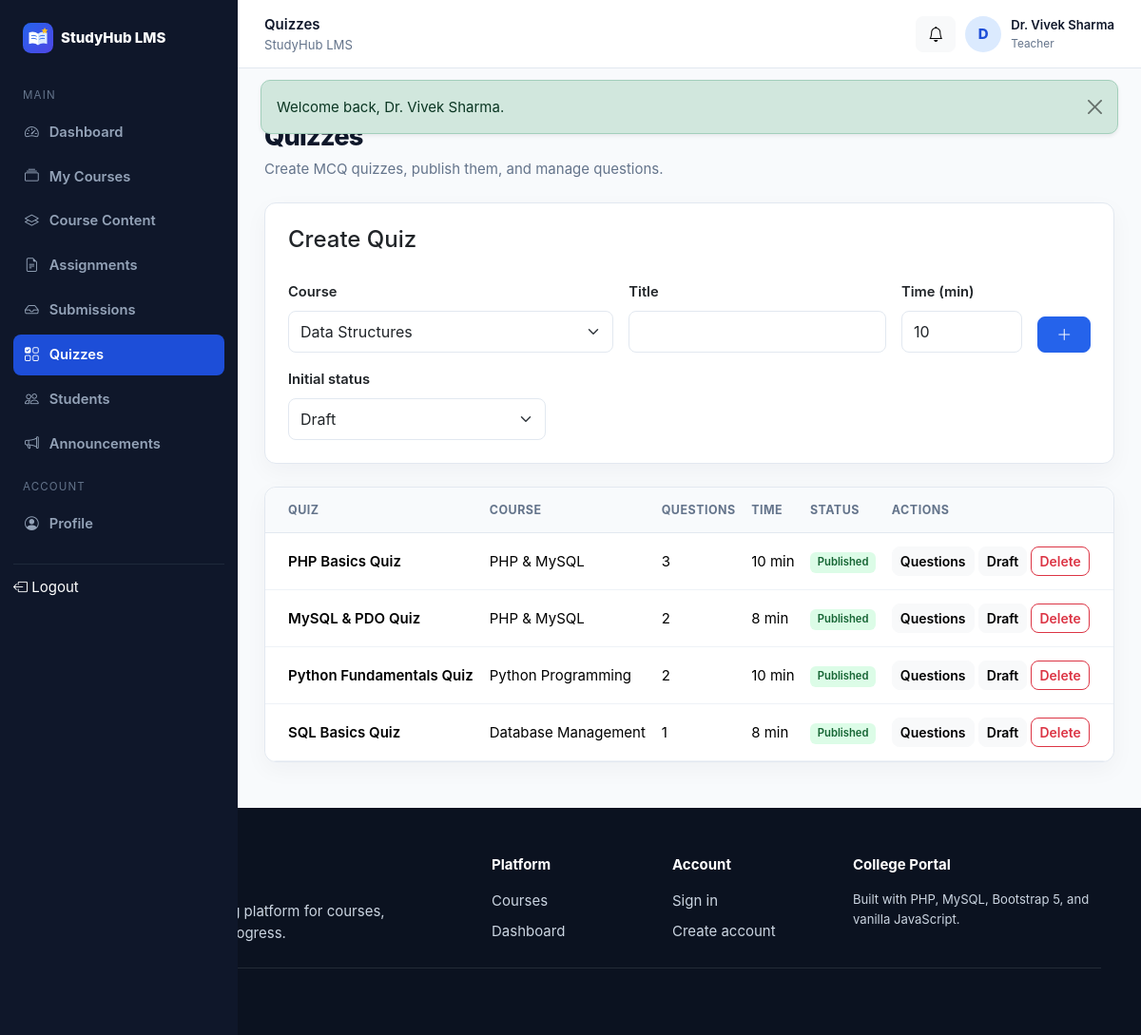
/teacher/quizzes.php (signed in), run on the app's committed database.
### tables this page shows
CREATE TABLE users (
  id INT UNSIGNED AUTO_INCREMENT PRIMARY KEY,
    
  full_name VARCHAR(120) NOT NULL,
    
  email VARCHAR(190) NOT NULL UNIQUE,
    
  password_hash VARCHAR(255) NOT NULL,
    
  role ENUM('admin',
    'teacher',
    'student') NOT NULL DEFAULT 'student',
    
  status ENUM('active',
    'inactive',
    'pending') NOT NULL DEFAULT 'active',
    
  enrollment_no VARCHAR(50) NULL UNIQUE,
    
  department VARCHAR(120) NULL,
    
  semester TINYINT UNSIGNED NULL,
    
  phone VARCHAR(20) NULL,
    
  bio TEXT NULL,
    
  avatar VARCHAR(255) NULL,
    
  created_at TIMESTAMP DEFAULT CURRENT_TIMESTAMP,
    
  updated_at TIMESTAMP DEFAULT CURRENT_TIMESTAMP ON
UPDATE CURRENT_TIMESTAMP
);

CREATE TABLE quizzes (
  id INT UNSIGNED AUTO_INCREMENT PRIMARY KEY,
    
  course_id INT UNSIGNED NOT NULL,
    
  title VARCHAR(180) NOT NULL,
    
  time_limit_minutes INT DEFAULT 10,
    
  status ENUM('draft',
    'published') DEFAULT 'draft',
    
  created_at TIMESTAMP DEFAULT CURRENT_TIMESTAMP,
    
  CONSTRAINT fk_quizzes_course FOREIGN KEY (course_id) REFERENCES courses(id) ON DELETE CASCADE
);

CREATE TABLE courses (
  id INT UNSIGNED AUTO_INCREMENT PRIMARY KEY,
    
  teacher_id INT UNSIGNED NOT NULL,
    
  category_id INT UNSIGNED NULL,
    
  title VARCHAR(180) NOT NULL,
    
  short_description VARCHAR(255) NULL,
    
  description TEXT NULL,
    
  thumbnail VARCHAR(255) NULL,
    
  level ENUM('Beginner',
    'Intermediate',
    'Advanced') DEFAULT 'Beginner',
    
  duration_hours DECIMAL(5,
    1) DEFAULT 0,
    
  status ENUM('draft',
    'published',
    'pending') DEFAULT 'draft',
    
  created_at TIMESTAMP DEFAULT CURRENT_TIMESTAMP,
    
  updated_at TIMESTAMP DEFAULT CURRENT_TIMESTAMP ON
UPDATE CURRENT_TIMESTAMP,
    
  CONSTRAINT fk_courses_teacher FOREIGN KEY (teacher_id) REFERENCES users(id) ON DELETE CASCADE,
    
  CONSTRAINT fk_courses_category FOREIGN KEY (category_id) REFERENCES categories(id) ON DELETE
SET NULL,
    
  INDEX idx_courses_status(status),
    INDEX idx_courses_teacher(teacher_id)
);

### teacher/quizzes.php (the view, shortened to what this page needs)
<?php
$pageTitle='Quizzes';
require_once __DIR__.'/../includes/auth.php';
require_role('teacher');
require_once __DIR__.'/../includes/ui.php';
$teacherId=(int)user()['id'];
$cq=$pdo->prepare('SELECT id,title FROM courses WHERE teacher_id=? ORDER BY title');
$cq->execute([$teacherId]);
$courses=$cq->fetchAll();
$st=$pdo->prepare('SELECT q.*,c.title course_title,(SELECT COUNT(*) FROM questions x WHERE x.quiz_id=q.id) question_count FROM quizzes q JOIN courses c ON c.id=q.course_id WHERE c.teacher_id=? ORDER BY q.created_at DESC');
$st->execute([$teacherId]);
$rows=$st->fetchAll();
include __DIR__.'/../includes/app_start.php';
?>
<div class="page-header">
<div>
<div class="section-kicker mb-2">Assessment tools</div>
<h1>Quizzes</h1>
<p>Create MCQ quizzes, publish them, and manage questions.</p>
</div>
</div>
?><div class="card p-4 mb-4">
<h4>Create Quiz</h4>
<form method="post" class="row g-3 mt-1"><?=csrf_input()?><input type="hidden" name="action" value="save">
<div class="col-md-5">
<label class="form-label">Course</label>
<select name="course_id" class="form-select" required>
<?php
foreach($courses as $c):?><option value="<?=$c['id']?>"><?=e($c['title'])?></option>
<?php
endforeach;
?></select>
</div>
<div class="col-md-4">
<label class="form-label">Title</label>
<input name="title" class="form-control" required>
</div>
<div class="col-md-2">
<label class="form-label">Time (min)</label>
<input name="time_limit_minutes" type="number" min="1" class="form-control" value="10">
</div>
<div class="col-md-1 d-flex align-items-end">
<button class="btn btn-primary w-100">
<i class="bi bi-plus-lg">
</i>
</button>
</div>
<div class="col-md-4">
<label class="form-label">Initial status</label>
<select name="status" class="form-select">
<option value="draft">Draft</option>
</select>
</div>
</form>
</div>
<div class="card p-0 overflow-hidden">
<div class="table-responsive border-0">
<table class="table">
<thead>
<tr>
<th class="ps-4">Quiz</th>
<th>Course</th>
<th>Questions</th>
<th>Time</th>
<th>Status</th>
<th class="pe-4">Actions</th>
</tr>
</thead>
<tbody>
<?php
foreach($rows as $r):?><tr>
<td class="ps-4 fw-semibold"><?=e($r['title'])?></td>
<td><?=e($r['course_title'])?></td>
<td><?=e($r['question_count'])?></td>
<td><?=e($r['time_limit_minutes'])?> min</td>
<td><?=badgeSoft(ucfirst($r['status']),$r['status']==='published'?'success':'secondary')?></td>
<td class="pe-4">
<a href="quiz-builder.php?id=<?=$r['id']?>" class="btn btn-sm btn-light">Questions</a>
<form method="post" class="d-inline"><?=csrf_input()?><input type="hidden" name="action" value="toggle">
<button class="btn btn-sm btn-light"><?=$r['status']==='published'?'Draft':'Publish'?></button>
</form>
<form method="post" class="d-inline" data-confirm="Delete this quiz and its questions?"><?=csrf_input()?><input type="hidden" name="action" value="delete">
<button class="btn btn-sm btn-outline-danger">Delete</button>
</form>
</td>
</tr>
<?php
endforeach;
?></tbody>
</table>
</div>
</div>
<?php
include __DIR__.'/../includes/app_end.php';
?>

### includes/topbar.php (shortened to what this page needs)
<header class="app-topbar">
  <div class="d-flex align-items-center gap-3">
<div>
<div class="fw-semibold d-none d-md-block"><?= e($pageTitle)?></div>
<div class="small text-muted d-none d-md-block">StudyHub LMS</div>
</div>
</div>
  <div class="topbar-user">
<a class="btn btn-light position-relative" title="Announcements" href="announcements.php">
<i class="bi bi-bell">
</i>
?></a>
<div class="avatar"><?= e(strtoupper(substr($userName,0,1)))?></div>
<div class="d-none d-sm-block">
<div class="fw-semibold small"><?= e($userName)?></div>
<div class="text-muted" style="font-size:.74rem;text-transform:capitalize"><?= e($role)?></div>
</div>
</div>
</header>

### includes/ui.php (shortened to what this page needs)
<?php
function badgeSoft($text,$tone='secondary'){
    return '<span class="badge badge-soft-'.e($tone).'">'.e($text).'</span>';
}

### assets/css/style.css (style rules this page uses)
:root { --primary:#2563eb; --primary-dark:#1d4ed8; --success:#16a34a; --warning:#d97706; --danger:#dc2626; --bg:#f8fafc; --surface:#fff; --border:#e2e8f0; --text:#0f172a; --muted:#64748b; --sidebar:#0f172a; --sidebar-muted:#94a3b8; --radius:12px; }
* { box-sizing:border-box }
html,body { height:100% }
body { font-family:Inter,ui-sans-serif,system-ui,-apple-system,"Segoe UI",Roboto,Arial,sans-serif; background:var(--bg); color:var(--text); font-size:15px; line-height:1.55 }
a { text-decoration:none }
.text-muted { color:var(--muted)!important }
.card { border:1px solid var(--border); border-radius:var(--radius); box-shadow:0 8px 24px rgba(15,23,42,.04) }
.btn { border-radius:8px; font-weight:600 }
.btn-primary { background:var(--primary); border-color:var(--primary) }
.form-control,.form-select { border-color:var(--border); border-radius:8px; min-height:44px }
.form-label { font-weight:600; font-size:.92rem }
.badge { font-weight:600; padding:.45em .7em }
.badge-soft-success { background:#dcfce7; color:#166534 }
.section-kicker { font-size:.82rem; text-transform:uppercase; letter-spacing:.11em; color:var(--primary); font-weight:800 }
.app-topbar { height:72px; background:#fff; border-bottom:1px solid var(--border); display:flex; align-items:center; justify-content:space-between; padding:0 28px; position:sticky; top:0; z-index:1000 }
.topbar-user { display:flex; align-items:center; gap:10px }
.avatar { width:38px; height:38px; border-radius:50%; display:grid; place-items:center; background:#dbeafe; color:#1d4ed8; font-weight:800 }
.page-header { display:flex; justify-content:space-between; align-items:flex-start; gap:16px; margin-bottom:24px }
.page-header h1 { font-size:1.7rem; font-weight:800; letter-spacing:-.03em; margin:0 }
.page-header p { color:var(--muted); margin:5px 0 0 }
.table { margin:0 }
.table thead th { font-size:.78rem; text-transform:uppercase; letter-spacing:.04em; color:#64748b; background:#f8fafc; border-bottom-color:var(--border); white-space:nowrap }
.table td { vertical-align:middle; border-bottom-color:#eef2f7 }
.table-responsive { border:1px solid var(--border); border-radius:12px }
.table td,.table th { padding-top:14px; padding-bottom:14px }

### data on the page
users: full_name "D", full_name "Dr. Vivek Sharma"
quizzes: title "PHP Basics Quiz", course.title "PHP & MySQL", question_count "3", time_limit_minutes "10", status "Draft"
quizzes: title "MySQL & PDO Quiz", course.title "PHP & MySQL", question_count "2", time_limit_minutes "8", status "Draft"
quizzes: title "Python Fundamentals Quiz", course.title "Python Programming", question_count "2", time_limit_minutes "10", status "Draft"
quizzes: title "SQL Basics Quiz", course.title "Database Management", question_count "1", time_limit_minutes "8", status "Draft"

### other printed values
$f['message'] "Welcome back, Dr. Vivek Sharma."
$section "MAIN"
$label "Dashboard"
$label "My Courses"
$label "Course Content"
$label "Assignments"
$label "Submissions"
$label "Quizzes"
$label "Students"
$label "Announcements"
$section "ACCOUNT"
$label "Profile"
$pageTitle "Quizzes"
$role "Teacher"
form field course_id "Data Structures"
